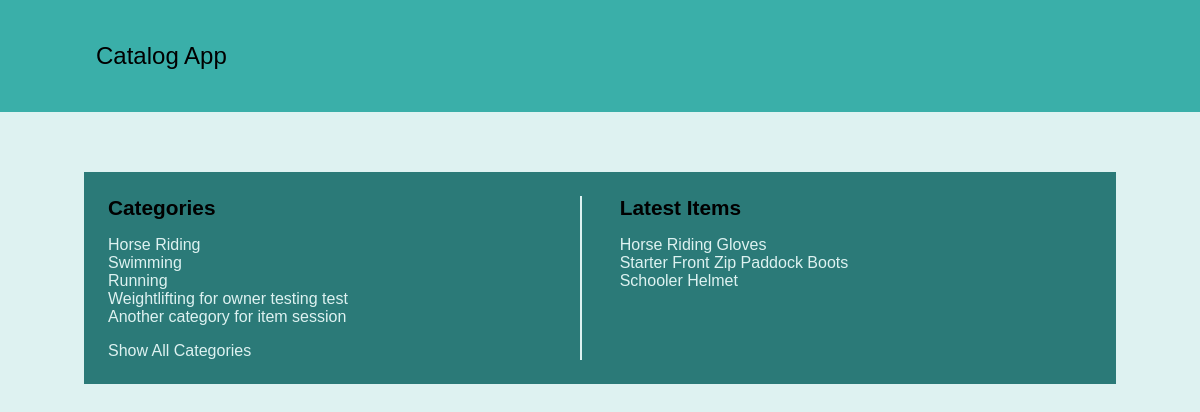
The page /main/1/items on the database its author committed.
### database_setup.py (models this page shows, shortened)
class Category(Base):
    __tablename__ = 'category'
    id = Column(Integer, primary_key=True)
    name = Column(String(80), nullable=False)
    user_id = Column(Integer, ForeignKey('user.id'))
    user = relationship(User)

class Item(Base):
    __tablename__ = 'items'
    id = Column(Integer, primary_key=True)
    name = Column(String(80), nullable=False)
    description = Column(String(250))
    price = Column(String(8))
    category_id = Column(Integer, ForeignKey('category.id'))
    category = relationship(Category)
    user_id = Column(Integer, ForeignKey('user.id'))
    user = relationship(User)

### application.py (the view)
@app.route('/main/<int:category_id>/items')
def showItemsForCategory(category_id):
    session = create_session()
    categories = session.query(Category).all()
    category = session.query(Category).filter_by(id=category_id).one()
    items = session.query(Item).filter_by(category_id=category.id)
    if 'username' not in login_session:
        state = generateState()
        return render_template('publicShowItemsForCategory.html',
                               STATE=state,
                               categories=categories,
                               items=items,
                               category=category)
    return render_template('mainItemsForCategory.html',
                           categories=categories,
                           items=items,
                           category=category)

### application.py (called while the page is built)
def create_session():
    engine = create_engine('sqlite:///items_catalog.db')
    Base.metadata.bind = engine
    DBSession = sessionmaker(bind=engine)
    session = DBSession()
    return session

def generateState():
    state = ''.join(
        random.choice(string.ascii_uppercase + string.digits)
        for x in range(32))
    login_session['state'] = state
    return state

### templates/publicShowItemsForCategory.html (shortened to what this page needs)
<html>
<head>
	<link rel="stylesheet" type="text/css" href="{{ url_for('static', filename='styles.css') }}">
</head>
<body>
  <div class="up-bar">
	  <div class="title">
	      Catalog App
		</div>
	</div>
  <div class="container dark-blue">
  	<div class="categories-part border">
  		<div class="list-title bold">
  			Categories
  		</div>
      <ul class='list'>
  		{% for category in categories %}
  			<li><a href='{{url_for("showItemsForCategory", category_id = category.id) }}'>{{category.name}}</a></li>
  		{% endfor %}
      </ul>
        <div class="create">
          <a class="create" href = '{{url_for("showCategories")}}'>Show All Categories</a>
  	     </div>
  		</div>
      <div class="items-part">
    		<div class="list-title bold">
    			Latest Items
    		</div>
    		<ul class='list'>
      		{% for item in items %}
        			<li><a href='{{url_for("showOneItem",
                category_id = item.category_id, item_id = item.id) }}'>{{item.name}}</a></li>
      		{% endfor %}
        </ul>
    		</div>
    </div>
</body>
</html>

### static/styles.css (style rules this page uses)
body { font-family: Arial, Helvetica Neue, Helvetica, sans-serif; margin: 0; background-color: #def2f1; }
a { text-decoration: none; color: #def2f1; }
ul { list-style-type: none; padding: 0; }
.up-bar { width: 100%; display: inline-block; background-color: #3aafa9; padding-top: 3.5%; padding-bottom: 3.5%; }
.title { float: left; text-align: left; width:42%; font-size: 1.5em; padding-left: 8%; }
.container { display: inline-block; width: 82%; margin-left: 7%; margin-right: 7%; padding: 2%; margin-top: 5%; }
.categories-part { display: inline-block; float: left; width: 48%; }
.items-part { display: inline-block; float: right; width: 48%; }
.list-title { font-size: 1.3em; }
.border { border-right: solid 2px; border-color: #def2f1; }
.dark-blue { background-color: #2b7a78; }
.bold { font-weight: bold; }

### rows shown on the page
Category: name "Horse Riding"
Category: name "Swimming"
Category: name "Running"
Category: name "Weightlifting for owner testing test"
Category: name "Another category for item session"
Item: name "Horse Riding Gloves"
Item: name "Starter Front Zip Paddock Boots"
Item: name "Schooler Helmet"
